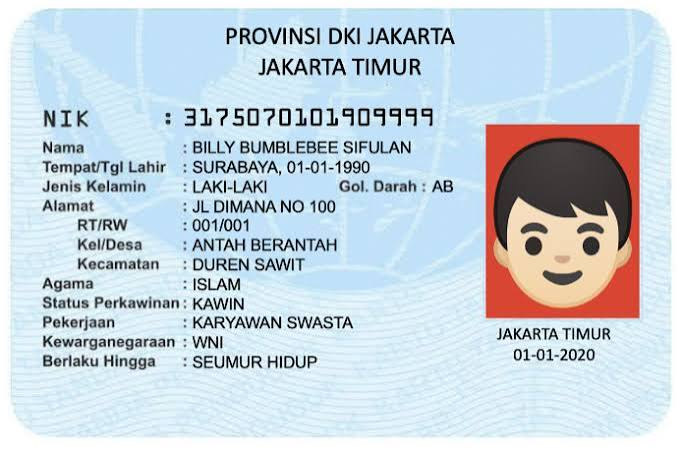
#> input picture contoh.jpg, 682 x 449 px
$ python ocr_thin.py
#> lines starting #> are read from the running program, lines starting #| are printed output that depends on the picture; after the words box and inside, x2 and y2 are one past the last pixel; in counts of white or black regions, pixels touching at a corner belong together
import cv2
import numpy as np
import pytesseract
import re

# Lokasi Tesseract OCR
pytesseract.pytesseract.tesseract_cmd = r"C:\Program Files\Tesseract-OCR\tesseract.exe"


# =========================================================
# 1. BACA GAMBAR
# =========================================================

gambar_asli = cv2.imread("contoh.jpg")
#> gambar_asli is the input picture: shape (449, 682, 3); mean B, G, R 220, 210.5, 197.5

if gambar_asli is None:
    print("ERROR: Gambar 'contoh.jpg' tidak ditemukan!")
    exit()


# =========================================================
# 2. GRAYSCALE
# =========================================================

gambar_gray = cv2.cvtColor(
    gambar_asli,
    cv2.COLOR_BGR2GRAY
)
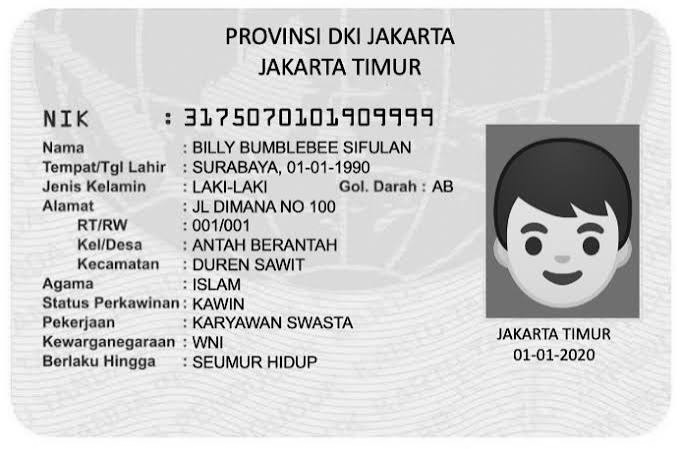
#> gambar_gray: shape (449, 682); min 0, max 255, mean 207.7


# =========================================================
# 3. THRESHOLDING
# =========================================================

nilai_threshold, gambar_biner = cv2.threshold(
    gambar_gray,
    127,
    255,
    cv2.THRESH_BINARY
)
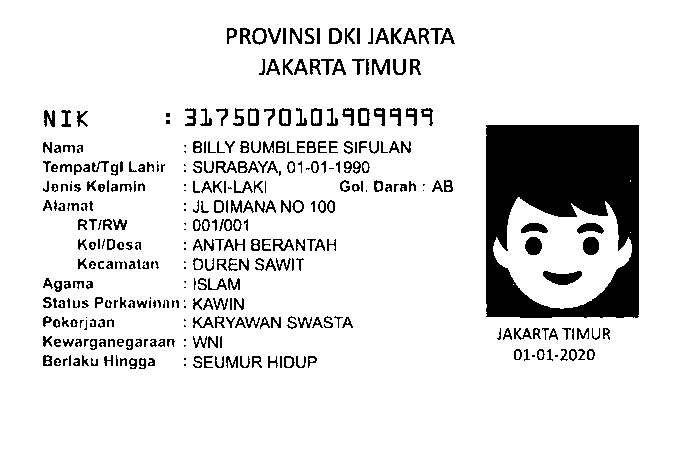
#> gambar_biner: shape (449, 682); 88% white; 370 black regions (70 under 20 px), largest, box (x1, y1, x2, y2) and area: (486, 125, 639, 318) 19340, (543, 271, 582, 285) 361, (525, 237, 542, 255) 245


# =========================================================
# 4. THINNING
# =========================================================

# Balik gambar
gambar_inv = cv2.bitwise_not(gambar_biner)

# Buat gambar kosong untuk skeleton
skeleton = np.zeros(
    gambar_inv.shape,
    dtype=np.uint8
)

# Kernel
kernel = cv2.getStructuringElement(
    cv2.MORPH_CROSS,
    (3, 3)
)

temp_img = gambar_inv.copy()

while cv2.countNonZero(temp_img) > 0:

    # Erosi
    eroded = cv2.erode(
        temp_img,
        kernel
    )

    # Dilasi
    temp = cv2.dilate(
        eroded,
        kernel
    )

    # Cari bagian yang hilang
    temp = cv2.subtract(
        temp_img,
        temp
    )

    # Gabungkan ke skeleton
    skeleton = cv2.bitwise_or(
        skeleton,
        temp
    )

    # Iterasi berikutnya
    temp_img = eroded.copy()
#> this loop made 46 passes
#> pass 1, `eroded = cv2.erode( temp_img, kernel )`:
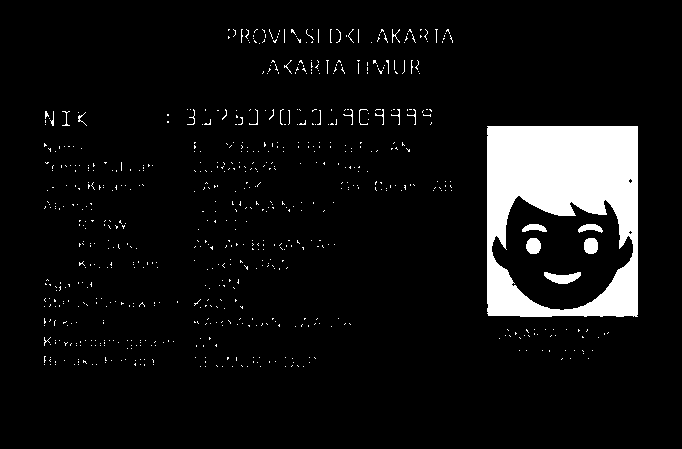
#> eroded: shape (449, 682); 7% white; 726 white regions (706 under 20 px), largest, box (x1, y1, x2, y2) and area: (487, 126, 638, 317) 18182, (544, 272, 581, 284) 279, (526, 238, 541, 254) 196
#> pass 1, `temp = cv2.dilate( eroded, kernel )`:
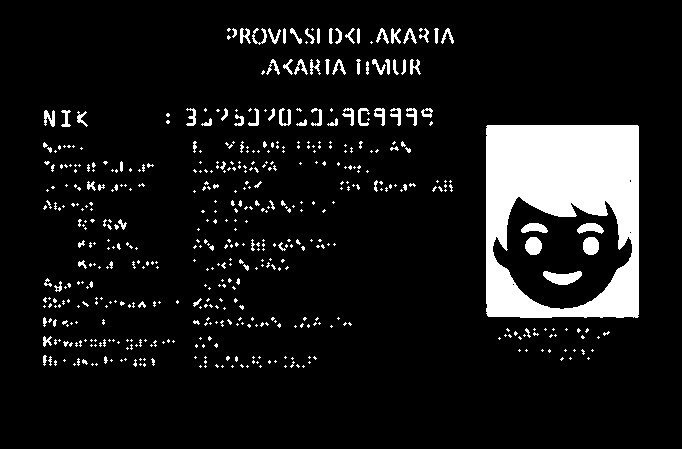
#> temp: shape (449, 682); 9.3% white; 538 white regions (451 under 20 px), largest, box (x1, y1, x2, y2) and area: (486, 125, 639, 318) 19327, (543, 271, 582, 285) 361, (525, 237, 542, 255) 243
#> pass 1, `temp = cv2.subtract( temp_img, temp )`:
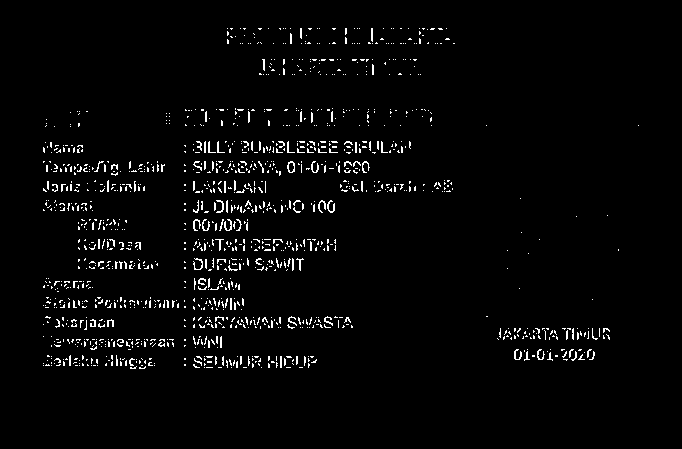
#> temp: shape (449, 682); 2.7% white in thin lines or dots, all inside (x1, y1, x2, y2) = (43, 28, 639, 369)
#> pass 2, `eroded = cv2.erode( temp_img, kernel )`:
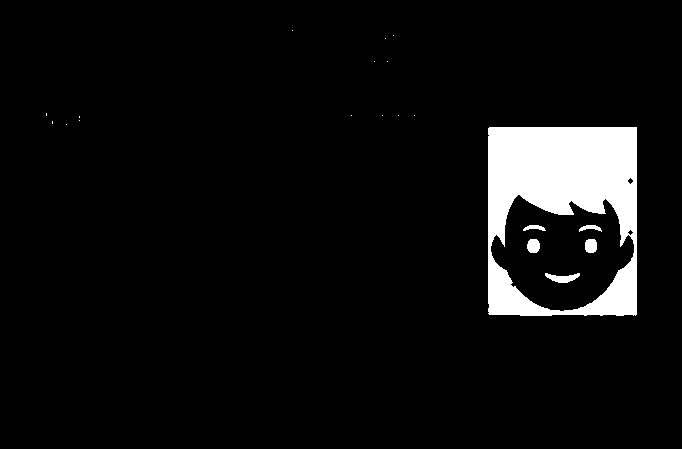
#> eroded: shape (449, 682); 5.8% white; 20 white regions (14 under 20 px), largest, box (x1, y1, x2, y2) and area: (488, 127, 637, 316) 17030, (545, 273, 580, 283) 201, (527, 239, 540, 253) 153, (585, 239, 597, 253) 149, (579, 225, 602, 232) 88, (523, 225, 546, 231) 84
#> after the loop: eroded: shape (449, 682); every value is 0
#> after the loop:
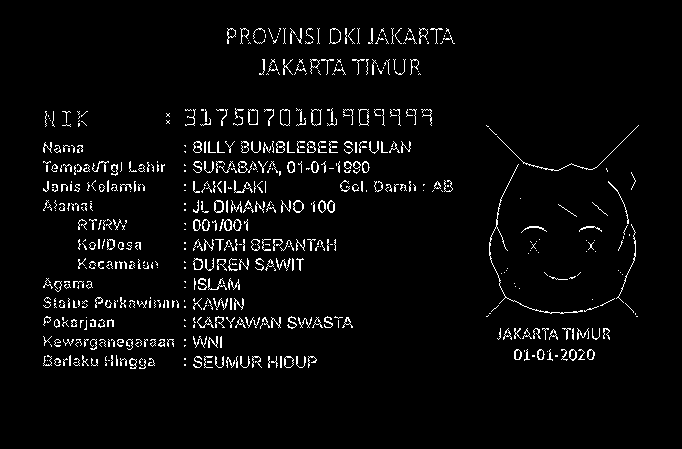
#> skeleton: shape (449, 682); 3.7% white in thin lines or dots, all inside (x1, y1, x2, y2) = (43, 28, 639, 369)


# Balik kembali supaya teks hitam
# dan background putih
gambar_thinned = cv2.bitwise_not(skeleton)


# =========================================================
# 5. OCR MENGGUNAKAN HASIL THINNING
# =========================================================

#> (the run stopped early here; a loop or call above may not have finished)

$ run again, with ktp2.jpg copied over contoh.jpg
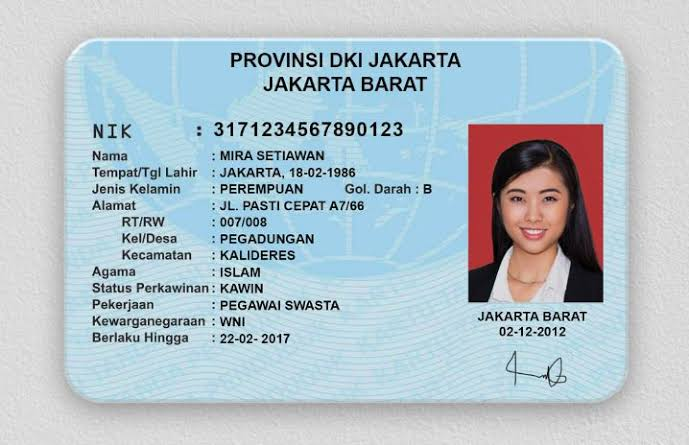
#> input picture ktp2.jpg, 689 x 445 px
#> gambar_asli is the input picture: shape (445, 689, 3); mean B, G, R 202.4, 194.1, 179.2
#> `nilai_threshold, gambar_biner = cv2.threshold( gambar_gray, 127, 255, ..`:
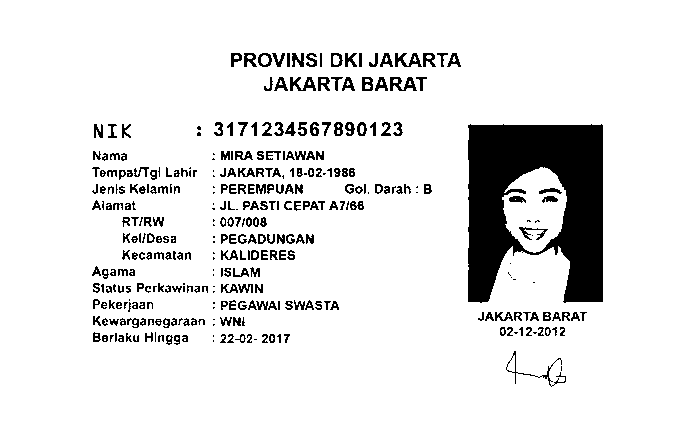
#> gambar_biner: shape (445, 689); 90.2% white; 347 black regions (80 under 20 px), largest, box (x1, y1, x2, y2) and area: (468, 124, 603, 303) 16372, (390, 77, 417, 91) 206, (506, 351, 566, 387) 206
#> the loop `while cv2.countNonZero(temp_img) > 0:` made 34 passes
#> after the loop `while cv2.countNonZero(temp_img) > 0:`:
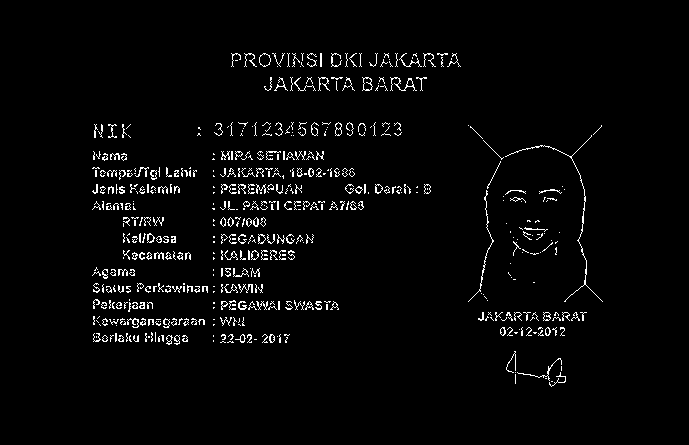
#> skeleton: shape (445, 689); 2.9% white in thin lines or dots, all inside (x1, y1, x2, y2) = (92, 53, 603, 387)
